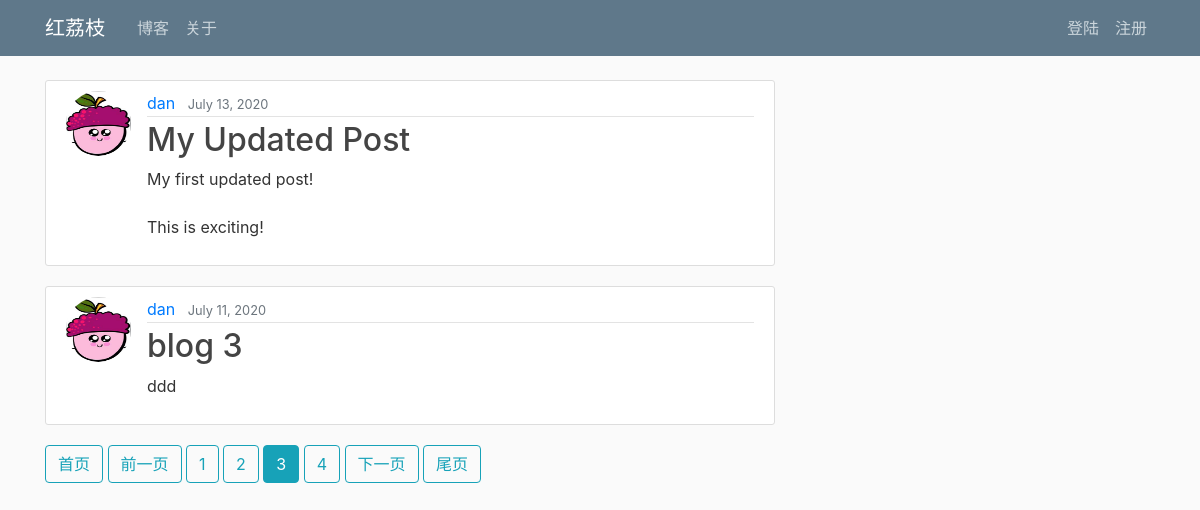
Page /blog/?page=3 on the committed database.
### blog/models.py (models this page shows, shortened)
class Blog(models.Model):
    author      = models.ForeignKey(User, on_delete=models.CASCADE)
    date_posted = models.DateTimeField(default=timezone.now)
    title       = models.CharField(max_length=100)
    content     = models.TextField()
    image       = models.ImageField(upload_to = "blog_img/", blank=True)

### user/models.py (models this page shows, shortened)
class Profile(models.Model):
    user = models.OneToOneField(User, on_delete=models.CASCADE)
    image = models.ImageField(default='default.jpg', upload_to='user/profile_pics')

### blog/views.py (the view)
# urls.py: path('', BlogListView.as_view(), name='blog_home'),
class BlogListView(ListView):
    model = Blog
    template_name = 'blog/blog_home.html'
    context_object_name = 'blogs'
    ordering = ['-date_posted']
    paginate_by = 2

### blog/templates/blog/blog_home.html
{% extends "page/page_base.html" %}
{% block content %}
    {% for blog in blogs %}
        <article class="media content-section">
            <img class="rounded-circle article-img" src="{{ blog.author.profile.image.url }}">
            <div class="media-body">
                <div class="article-metadata">
                    <a class="mr-2" href="#">{{ blog.author }}</a>
                    <small class="text-muted">{{ blog.date_posted|date:"F d, Y" }}</small>
                </div>
                <h2><a class="article-title" href="{% url 'blog_detail' blog.id %}">{{ blog.title }}</a></h2>
                <p class="article-content">{{ blog.content }}</p>
            </div>
        </article>
    {% endfor %}
    {% if is_paginated %}
        {% if page_obj.has_previous %}
            <a class="btn btn-outline-info mb-4" href="?page=1">首页</a>
            <a class="btn btn-outline-info mb-4" href="?page={{ page_obj.previous_page_number}}">前一页</a>
        {% endif %}
        {% for num in page_obj.paginator.page_range %}
            {% if page_obj.number == num %}
                <a class="btn btn-info mb-4" href="?page={{ num }}">{{ num }}</a>
            {% elif num > page_obj.number|add:'-3' and num < page_obj.number|add:'3' %}
                <a class="btn btn-outline-info mb-4" href="?page={{ num }}">{{ num }}</a>
            {% endif %}
        {% endfor %}
        {% if page_obj.has_next %}
            <a class="btn btn-outline-info mb-4" href="?page={{ page_obj.next_page_number }}">下一页</a>
            <a class="btn btn-outline-info mb-4" href="?page={{ page_obj.paginator.num_pages}}">尾页</a>
        {% endif %}
    {% endif %}
{% endblock content %}

### page/static/page/main.css (style rules this page uses)
body { background: #fafafa; color: #333333; margin-top: 5rem; }
h1, h2, h3, h4, h5, h6 { color: #444444; }
.content-section { background: #ffffff; padding: 10px 20px; border: 1px solid #dddddd; border-radius: 3px; margin-bottom: 20px; }
.article-title { color: #444444; }
.article-content { white-space: pre-line; }
.article-img { height: 65px; width: 65px; margin-right: 16px; }
.article-metadata { padding-bottom: 1px; margin-bottom: 4px; border-bottom: 1px solid #e3e3e3 }

### rows in the picture
Blog: author.profile.image (picture), author "dan", date_posted "July 13, 2020", title "My Updated Post", content "My first updated post! This is exciting!"
Blog: author.profile.image (picture), author "dan", date_posted "July 11, 2020", title "blog 3", content "ddd"

### other values in the picture
{{ num }} "1" "2" "4"
{{ num }} "3"
